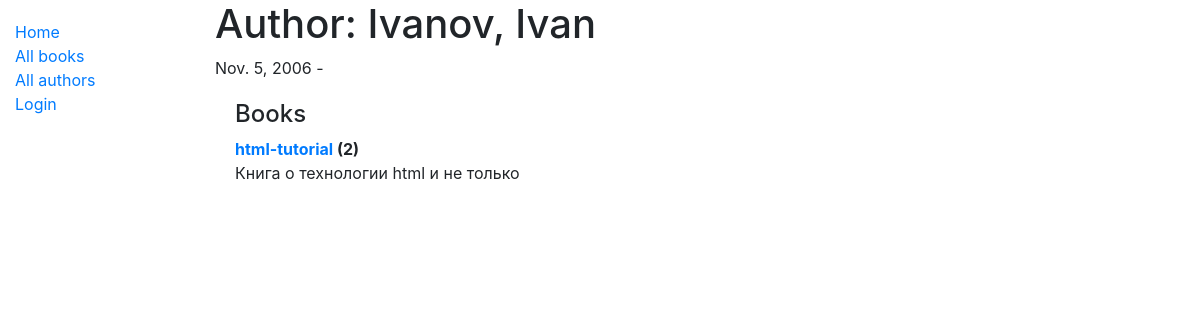
The page /catalog/author/1 on the database as committed earlier.
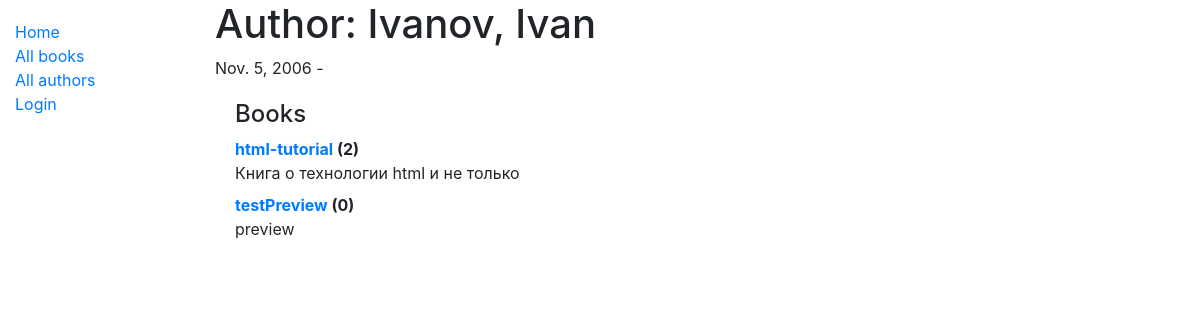
The same page on the database as committed later.
### catalog/models.py (models this page shows, shortened)
class Book(models.Model):
    title = models.CharField(max_length=200)
    author = models.ForeignKey('Author', on_delete=models.SET_NULL, null=True)
    summary = models.TextField(max_length=1000, help_text="Enter a brief description of the book")
    isbn = models.CharField('ISBN',max_length=13, help_text='13 Character <a href="https://www.isbn-international.org/content/what-isbn">ISBN number</a>')
    genre = models.ManyToManyField(Genre, help_text="Select a genre for this book")
    preview = models.ImageField(upload_to='catalog/books')
    def __str__(self):
        return self.title
    def display_genre(self):
        return ', '.join([ genre.name for genre in self.genre.all()[:3] ])
    display_genre.short_description = 'Genre'

### catalog/views.py (the view)
# urls.py: path('author/<int:pk>', views.AuthorDetailView.as_view(), name='author-detail'),
class AuthorDetailView(generic.DetailView):
    model = Author

### catalog/models.py (called while the page is built)
    def __str__(self):
        return '%s, %s' % (self.last_name, self.first_name)

### catalog/templates/catalog/author_detail.html
{% extends "base_generic.html" %}
{% block content %}
<h1>Author: {{ author }} </h1>
<p>{{author.date_of_birth}} - {% if author.date_of_death %}{{author.date_of_death}}{% endif %}</p>
<div style="margin-left:20px;margin-top:20px">
<h4>Books</h4>
<dl>
{% for book in author.book_set.all %}
  <dt><a href="{% url 'book-detail' book.pk %}">{{book}}</a> ({{book.bookinstance_set.all.count}})</dt>
  <dd>{{book.summary}}</dd>
  {% empty %}
  <p>This author has no books.</p>
{% endfor %}
</dl>
</div>
{% endblock %}

Rows that differ between the two databases and show on the page:
added Book: title "testPreview", bookinstance_set.all.count "0", summary "preview"
